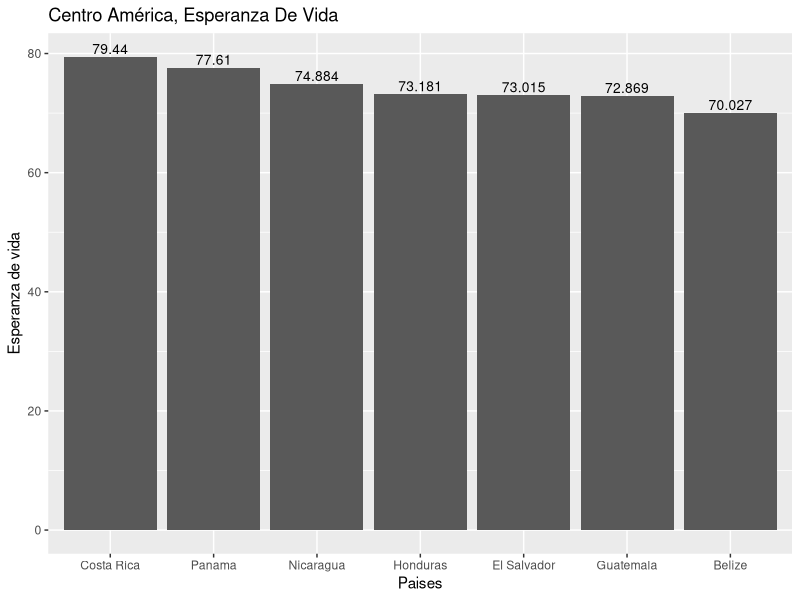
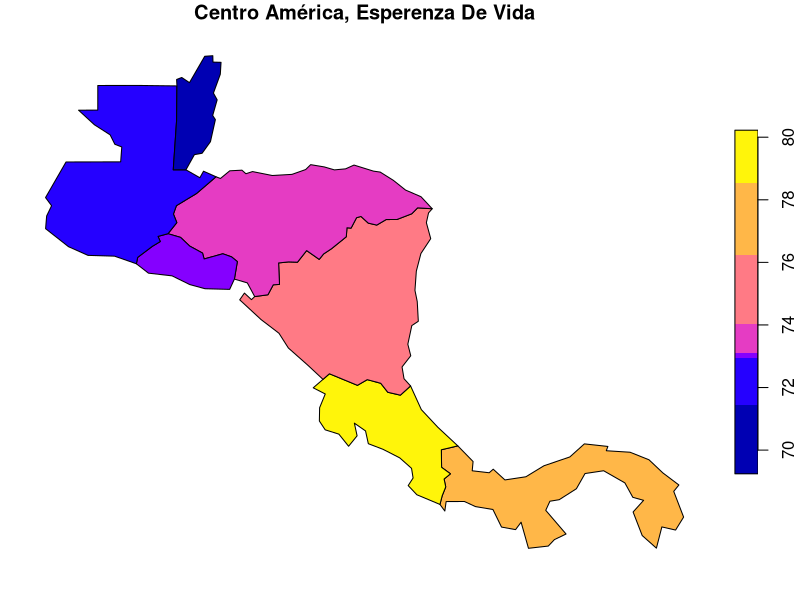
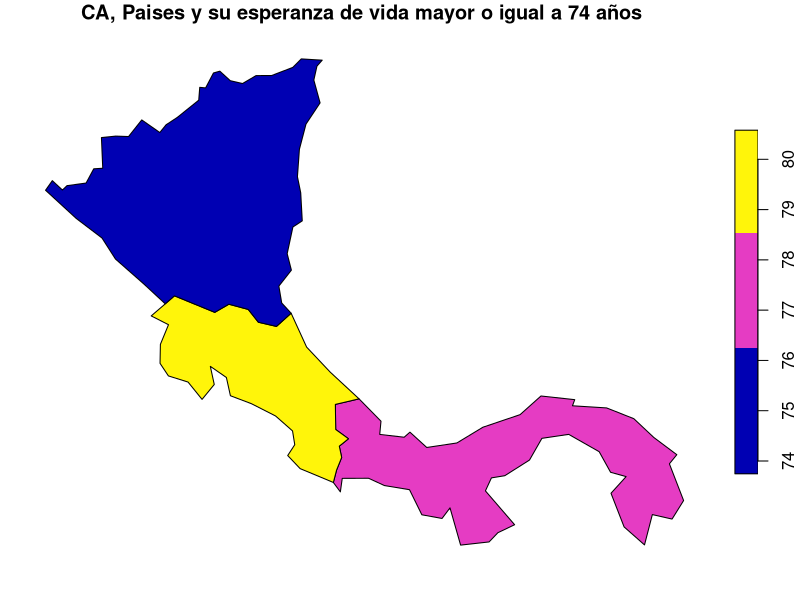

Write the R code that produced these figures, in order.
## ---- chunk 1
knitr::opts_chunk$set(echo = TRUE)
## ---- chunk 2
# Paquete para generación de documentos (ej. HTML)
library(knitr)

# Paquete para formateo de tablas
library(kableExtra)

# Paquete de graficación
library(ggplot2)

# Paquete de manejo de datos geoespaciales vectoriales
library(sf)

# Paquete con conjuntos de datos geoespaciales
library(spData)
## ---- chunk 3
names(world)
## ---- chunk 4
kable(
  world[1:10, 1:5, drop = TRUE], 
  caption="Datos demográficos de los países del mundo"
)
## ---- chunk 5
kable(
  world[1:10, c("name_long","continent","pop","lifeExp","gdpPercap"), drop = TRUE], 
  col.names=c("País","Continente","Población","Esperanza de vida","Renta per cápita"),  
  caption="Datos demográficos de los países del mundo"
)
## ---- chunk 6
# Se extraen las observaciones ordenadas por orden alfabético de país
world.orden <- order(world$name_long)

# Se genera un nuevo data frame ordenado
world.ordenadoxpais <- world[world.orden,]

# Se formatea la tabla con el nuevo data frame
kable(
  world.ordenadoxpais[, c("name_long","continent","pop","lifeExp","gdpPercap"), drop = TRUE], 
  col.names=c("País","Continente","Población","Esperanza de vida","Renta per cápita"),  
  caption="Datos demográficos de los países del mundo"
) %>%
kable_styling() %>%
scroll_box(
  width = "800px", 
  height = "500px", 
  fixed_thead = TRUE
)
## ---- chunk 7
# Se extraen las observaciones correspondientes a los países de Centroamérica
centro_america = world[world$name_long == "Belize" |
                       world$name_long == "Guatemala" |
                       world$name_long == "Honduras" |
                       world$name_long == "El Salvador" |
                       world$name_long == "Nicaragua" |
                       world$name_long == "Costa Rica" |
                       world$name_long == "Panama"
                       , ]

# Se formatea la tabla con el nuevo data frame
kable(
  centro_america[, c("name_long","continent","pop","lifeExp","gdpPercap"), drop = TRUE], 
  col.names=c("País","Continente","Población","Esperanza de vida","Renta per cápita"),  
  caption="Datos demográficos de los países de Centroamérica"
) %>%
kable_styling()
## ---- chunk 8
ggplot(centro_america, aes(x=reorder(name_long, -lifeExp), y=lifeExp)) +
  ggtitle("Centro América, Esperanza De Vida") +
  xlab("Paises") + 
  ylab("Esperanza de vida") +  
  geom_col() +
  geom_text(aes(label=lifeExp), vjust=-0.3, size=3.5)

## ---- chunk 9
plot(centro_america["lifeExp"], main="Centro América, Esperenza De Vida")

## ---- chunk 10
centroamerica_extracto <- centro_america[centro_america$lifeExp>=74,]
plot(centroamerica_extracto["lifeExp"], main="CA, Paises y su esperanza de vida mayor o igual a 74 años ")
